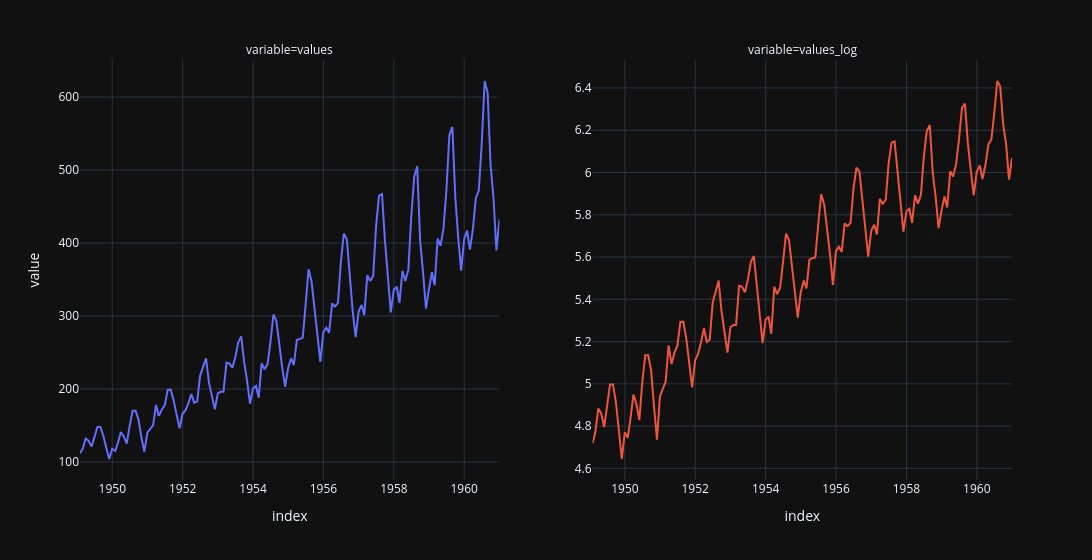

Notebook code cell kept with this figure:
### Code cell
fig = df.plot(facet_col='variable', facet_col_spacing=0.1)
fig.update_yaxes(matches=None)
fig.update_layout(width=1200)


for attr in dir(fig.layout):
    if attr.startswith("yaxis"):
        axis = getattr(fig.layout, attr)
        if axis:
            axis.showticklabels = True
        
fig

### Figure 1 — Plotly figure (JSON) as saved in the notebook; plotly's stock layout.template omitted (floating-point values rounded to 4 significant figures; data arrays with more than 128 entries replaced by an {"elided": "..."} marker saying what was removed)
{"data": [{"hovertemplate": "variable=values<br>index=%{x}<br>value=%{y}<extra></extra>", "legendgroup": "values", "line": {"color": "#636efa", "dash": "solid"}, "marker": {"symbol": "circle"}, "mode": "lines", "name": "values", "orientation": "v", "showlegend": true, "type": "scatter", "x": {"elided": "144 str values"}, "xaxis": "x", "y": {"elided": "144 float values"}, "yaxis": "y"}, {"hovertemplate": "variable=values_log<br>index=%{x}<br>value=%{y}<extra></extra>", "legendgroup": "values_log", "line": {"color": "#EF553B", "dash": "solid"}, "marker": {"symbol": "circle"}, "mode": "lines", "name": "values_log", "orientation": "v", "showlegend": true, "type": "scatter", "x": {"elided": "144 str values"}, "xaxis": "x2", "y": {"elided": "144 float values"}, "yaxis": "y2"}], "layout": {"annotations": [{"font": {}, "showarrow": false, "text": "variable=values", "x": 0.225, "xanchor": "center", "xref": "paper", "y": 1, "yanchor": "bottom", "yref": "paper"}, {"font": {}, "showarrow": false, "text": "variable=values_log", "x": 0.775, "xanchor": "center", "xref": "paper", "y": 1, "yanchor": "bottom", "yref": "paper"}], "legend": {"title": {"text": "variable"}, "tracegroupgap": 0}, "margin": {"t": 60}, "width": 1200, "xaxis": {"anchor": "y", "domain": [0, 0.45], "title": {"text": "index"}}, "xaxis2": {"anchor": "y2", "domain": [0.55, 1], "matches": "x", "title": {"text": "index"}}, "yaxis": {"anchor": "x", "domain": [0, 1], "showticklabels": true, "title": {"text": "value"}}, "yaxis2": {"anchor": "x2", "domain": [0, 1], "showticklabels": true}}}
